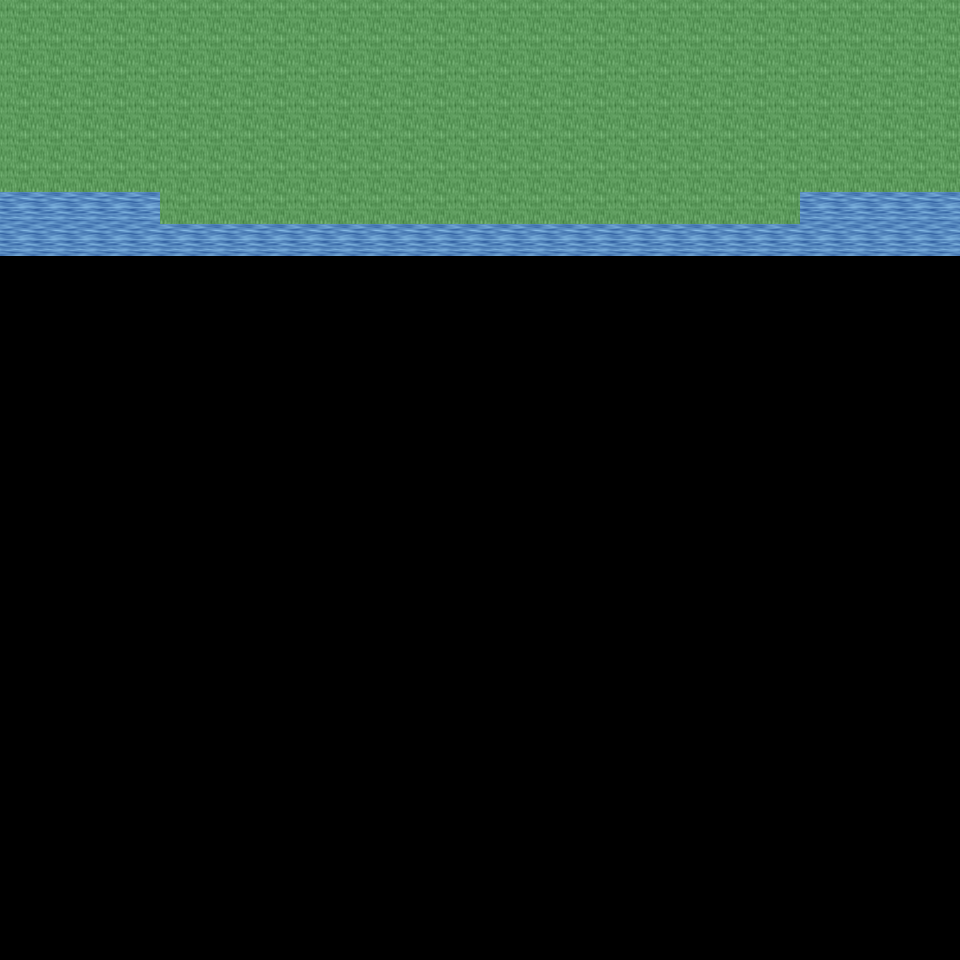

Below is a game level as drawn by its tile map, then a one-line description and the .tmx that defines it (tile-layer data replaced by summaries):
An orthogonal 30x30 tile map with 32x32 px tiles, 6 tile layers (Ground, Object, Object2, Above, ...), 32 tilesets and 2 objects (2x mapExit).

<map version="1.0" orientation="orthogonal" renderorder="right-down" width="30" height="30" tilewidth="32" tileheight="32" nextobjectid="3">
  <tileset firstgid="1" name="tileset_ground_ground" tilewidth="32" tileheight="32" tilecount="33" columns="3">
    <image source="../drawable/tileset_ground_ground.png" width="96" height="352" />
  </tileset>
  <tileset firstgid="34" name="tileset_ground_ground_2" tilewidth="32" tileheight="32" tilecount="4" columns="4">
    <image source="../drawable/tileset_ground_ground_2.png" width="128" height="32" />
  </tileset>
  <tileset firstgid="38" name="tileset_ground_water_pool" tilewidth="32" tileheight="32" tilecount="72" columns="3">
    <image source="../drawable/tileset_ground_water_pool.png" width="96" height="768" />
  </tileset>
  <tileset firstgid="110" name="tileset_ground_ridge_earth_dark" tilewidth="32" tileheight="32" tilecount="96" columns="12">
    <image source="../drawable/tileset_ground_ridge_earth_dark.png" width="384" height="256" />
  </tileset>
  <tileset firstgid="206" name="tileset_plant_grasses" tilewidth="32" tileheight="32" tilecount="6" columns="3">
    <image source="../drawable/tileset_plant_grasses.png" width="96" height="64" />
  </tileset>
  <tileset firstgid="212" name="tileset_ground_rock_pebbles" tilewidth="32" tileheight="32" tilecount="3" columns="1">
    <image source="../drawable/tileset_ground_rock_pebbles.png" width="32" height="96" />
  </tileset>
  <tileset firstgid="215" name="tileset_plant_flower_daisy_yellow" tilewidth="32" tileheight="32" tilecount="8" columns="2">
    <image source="../drawable/tileset_plant_flower_daisy_yellow.png" width="64" height="128" />
  </tileset>
  <tileset firstgid="223" name="tileset_plant_flower_daisy_white" tilewidth="32" tileheight="32" tilecount="8" columns="2">
    <image source="../drawable/tileset_plant_flower_daisy_white.png" width="64" height="128" />
  </tileset>
  <tileset firstgid="231" name="tileset_ground_grass_edges" tilewidth="32" tileheight="32" tilecount="36" columns="12">
    <image source="../drawable/tileset_ground_grass_edges.png" width="384" height="96" />
  </tileset>
  <tileset firstgid="267" name="tileset_ground_earth_edges" tilewidth="32" tileheight="32" tilecount="18" columns="6">
    <image source="../drawable/tileset_ground_earth_edges.png" width="192" height="96" />
  </tileset>
  <tileset firstgid="285" name="tileset_ground_grass_corners" tilewidth="32" tileheight="32" tilecount="24" columns="6">
    <image source="../drawable/tileset_ground_grass_corners.png" width="192" height="128" />
  </tileset>
  <tileset firstgid="309" name="tileset_ground_square_paving" tilewidth="32" tileheight="32" tilecount="1" columns="1">
    <image source="../drawable/tileset_ground_square_paving.png" width="32" height="32" />
  </tileset>
  <tileset firstgid="310" name="tileset_plant_flower_daisy_red" tilewidth="32" tileheight="32" tilecount="8" columns="2">
    <image source="../drawable/tileset_plant_flower_daisy_red.png" width="64" height="128" />
  </tileset>
  <tileset firstgid="318" name="tileset_plant_flower_daisy_blue" tilewidth="32" tileheight="32" tilecount="8" columns="2">
    <image source="../drawable/tileset_plant_flower_daisy_blue.png" width="64" height="128" />
  </tileset>
  <tileset firstgid="326" name="tileset_plant_tree_tree_darkgreen" tilewidth="32" tileheight="32" tilecount="88" columns="8">
    <image source="../drawable/tileset_plant_tree_tree_darkgreen.png" width="256" height="352" />
  </tileset>
  <tileset firstgid="414" name="tileset_object_well" tilewidth="32" tileheight="32" tilecount="4" columns="2">
    <image source="../drawable/tileset_object_well.png" width="64" height="64" />
  </tileset>
  <tileset firstgid="418" name="tileset_plant_bush_bushes" tilewidth="32" tileheight="32" tilecount="10" columns="5">
    <image source="../drawable/tileset_plant_bush_bushes.png" width="160" height="64" />
  </tileset>
  <tileset firstgid="428" name="tileset_ground_eye" tilewidth="32" tileheight="32" tilecount="9" columns="3">
    <image source="../drawable/tileset_ground_eye.png" width="96" height="96" />
  </tileset>
  <tileset firstgid="437" name="tileset_plant_stump_rectangular" tilewidth="32" tileheight="32" tilecount="4" columns="2">
    <image source="../drawable/tileset_plant_stump_rectangular.png" width="64" height="64" />
  </tileset>
  <tileset firstgid="441" name="tileset_item_gothic_large_gravestone" tilewidth="32" tileheight="32" tilecount="9" columns="3">
    <image source="../drawable/tileset_item_gothic_large_gravestone.png" width="96" height="96" />
  </tileset>
  <tileset firstgid="450" name="tileset_logic_collision" tilewidth="32" tileheight="32" tilecount="1" columns="1">
    <image source="../drawable/tileset_logic_collision.png" width="32" height="32" />
  </tileset>
  <tileset firstgid="451" name="tileset_logic_item_herb" tilewidth="32" tileheight="32" tilecount="5" columns="5">
    <image source="../drawable/tileset_logic_item_herb.png" width="160" height="32" />
  </tileset>
  <tileset firstgid="456" name="tileset_ground_rock_rubble" tilewidth="32" tileheight="32" tilecount="9" columns="3">
    <image source="../drawable/tileset_ground_rock_rubble.png" width="96" height="96" />
  </tileset>
  <tileset firstgid="465" name="tileset_ground_rock_rocks_3" tilewidth="32" tileheight="32" tilecount="16" columns="4">
    <image source="../drawable/tileset_ground_rock_rocks_3.png" width="128" height="128" />
  </tileset>
  <tileset firstgid="481" name="tileset_ground_rock_large_boulder" tilewidth="32" tileheight="32" tilecount="9" columns="3">
    <image source="../drawable/tileset_ground_rock_large_boulder.png" width="96" height="96" />
  </tileset>
  <tileset firstgid="490" name="tileset_ground_rock_large_pebble" tilewidth="32" tileheight="32" tilecount="2" columns="2">
    <image source="../drawable/tileset_ground_rock_large_pebble.png" width="64" height="32" />
  </tileset>
  <tileset firstgid="492" name="tileset_ground_rock_rocks_2" tilewidth="32" tileheight="32" tilecount="4" columns="2">
    <image source="../drawable/tileset_ground_rock_rocks_2.png" width="64" height="64" />
  </tileset>
  <tileset firstgid="496" name="tileset_ground_green_paving" tilewidth="32" tileheight="32" tilecount="18" columns="3">
    <image source="../drawable/tileset_ground_green_paving.png" width="96" height="192" />
  </tileset>
  <tileset firstgid="514" name="tileset_logic_protection" tilewidth="32" tileheight="32" tilecount="2" columns="2">
    <image source="../drawable/tileset_logic_protection.png" width="64" height="32" />
  </tileset>
  <tileset firstgid="516" name="tileset_building_castle" tilewidth="32" tileheight="32" tilecount="320" columns="20">
    <image source="../drawable/tileset_building_castle.png" width="640" height="512" />
  </tileset>
  <tileset firstgid="836" name="tileset_logic_creature_ogre" tilewidth="32" tileheight="32" tilecount="4" columns="4">
    <image source="../drawable/tileset_logic_creature_ogre.png" width="128" height="32" />
  </tileset>
  <tileset firstgid="840" name="tileset_logic_creature_troll" tilewidth="32" tileheight="32" tilecount="4" columns="4">
    <image source="../drawable/tileset_logic_creature_troll.png" width="128" height="32" />
  </tileset>
  <layer name="Ground" width="30" height="30">
    <data>[900 cells, 240 non-empty, 5 distinct tile ids]</data>
  </layer>
  <layer name="Object" width="30" height="30">
    <data>[900 cells, 0 non-empty, 0 distinct tile ids]</data>
  </layer>
  <layer name="Object2" width="30" height="30">
    <data>[900 cells, 0 non-empty, 0 distinct tile ids]</data>
  </layer>
  <layer name="Above" width="30" height="30">
    <data>[900 cells, 0 non-empty, 0 distinct tile ids]</data>
  </layer>
  <layer name="Above2" width="30" height="30">
    <data>[900 cells, 0 non-empty, 0 distinct tile ids]</data>
  </layer>
  <layer name="Walkable" width="30" height="30">
    <data>[900 cells, 200 non-empty, 1 distinct tile ids]</data>
  </layer>
  <objectgroup name="MapEvents">
    <object id="1" name="west" type="mapExit" x="0" y="192" width="32" height="768">
      <properties>
        <property name="map" value="level_0_x121_y97" />
        <property name="x" value="28" />
        <property name="y" value="6" />
      </properties>
    </object>
    <object id="2" name="east" type="mapExit" x="928" y="192" width="32" height="768">
      <properties>
        <property name="map" value="level_0_x123_y97" />
        <property name="x" value="1" />
        <property name="y" value="6" />
      </properties>
    </object>
  </objectgroup>
</map>
